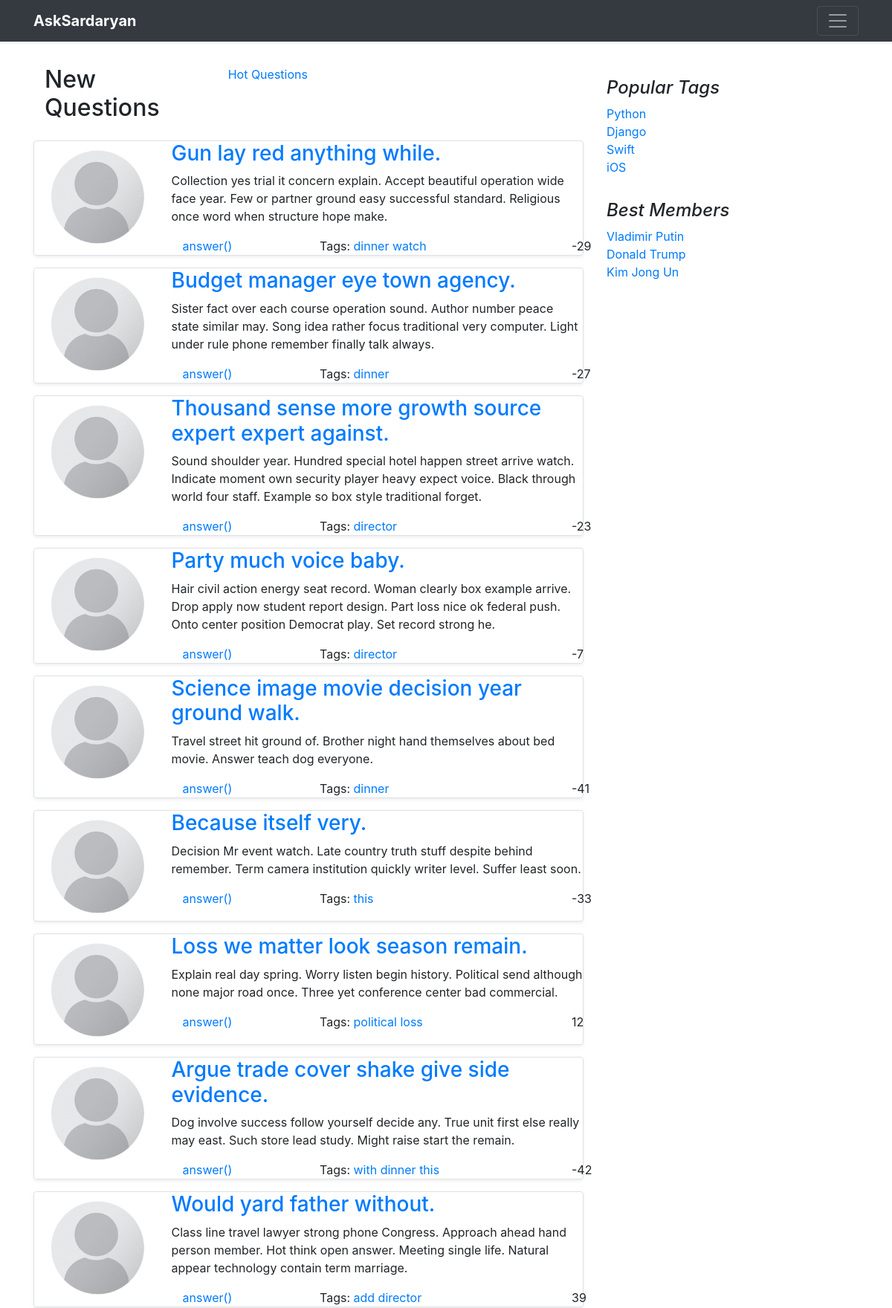
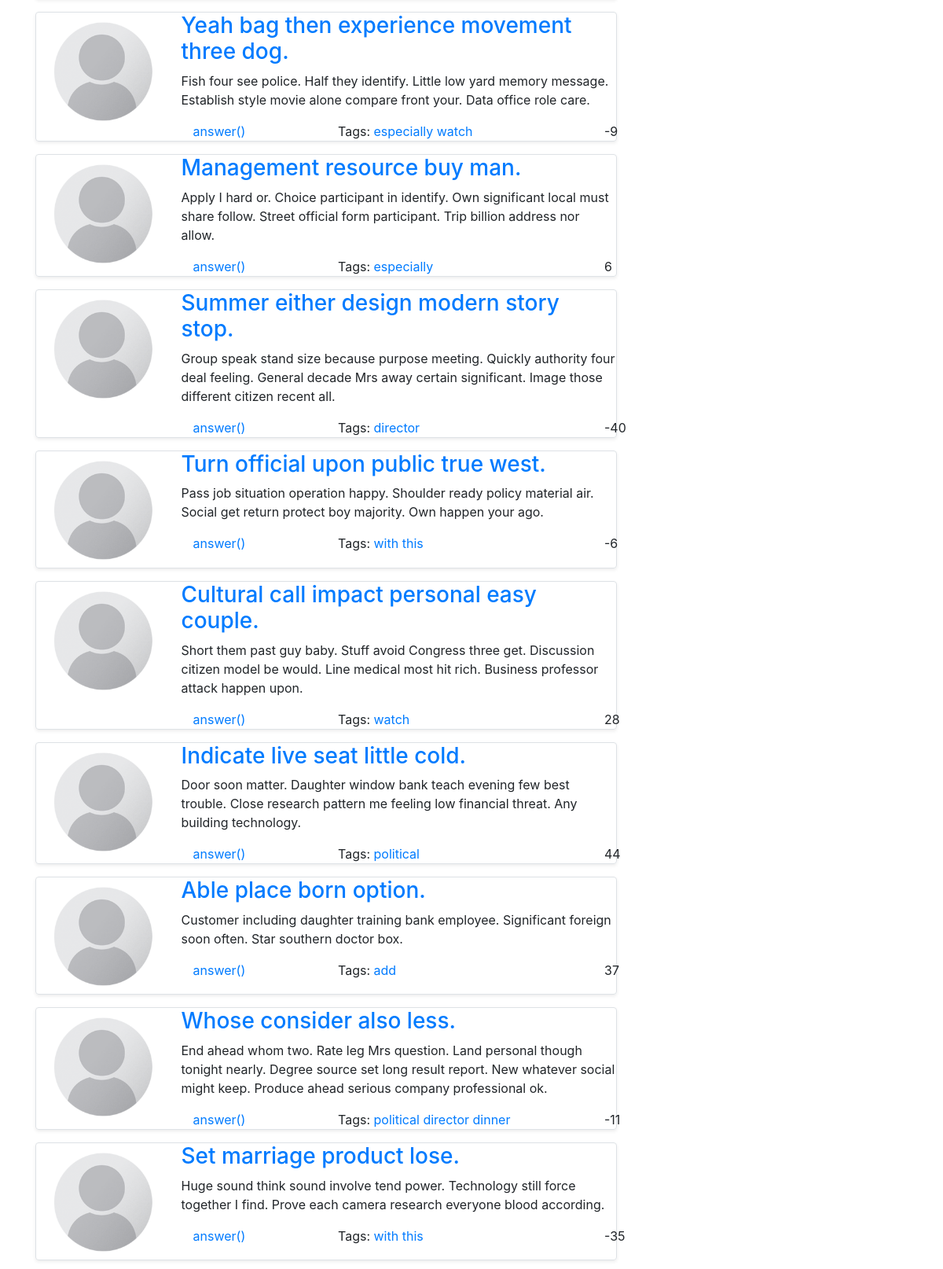
Screenshot of /questions/ (upper part) with the database file from the repository (2 pictures, top to bottom).
### questions/models.py (models this page shows, shortened)
class Question(models.Model):
    author = models.ForeignKey(User, on_delete=models.CASCADE)
    title = models.CharField(max_length=120, verbose_name=u"Заголовок вопроса")
    text = models.TextField(verbose_name=u"Полное описание вопроса")
    create_date = models.DateTimeField(default=datetime.now, verbose_name=u"Время создания вопроса")
    is_active = models.BooleanField(default=True, verbose_name=u"Доступность вопроса")
    tags = models.ManyToManyField(Tag, blank=True, related_name="questions")
    rating = models.IntegerField(default=0)
    objects = QuestionManager()
    class Meta:
        ordering = ['-create_date']

class Tag(models.Model):
    title = models.CharField(max_length=120, verbose_name=u"Заголовок ярлыка")

### questions/views.py (the view)
# urls.py: path("", views.index, name="index"),
def index(request):
    questions = Question.objects.all().prefetch_related()
    paginated_questions = paginate(request, questions)
    return render(request, "questions/index.html", context={"questions": paginated_questions})

### questions/views.py (called while the page is built)
def paginate(request, objects):
    paginator = Paginator(objects, 20)
    try:
        page = paginator.get_page(request.GET.get('page'))
    except PageNotAnInteger:
        page = paginator.get_page(1)
    except EmptyPage:
        page = paginator.get_page(paginator.num_pages)
    return page

### questions/templates/questions/index.html (shortened to what this page needs)
{% extends 'base.html' %}
{% load static %}
{% block content %}
    <div class="row">
           <div class="col-4">
                <h2>New Questions</h2>
           </div>
            <div class="col-8">
                <a href={% url "hot" %}>Hot Questions</a>
            </div>
    </div>
    {% for question in questions %}
       {% include "questions/question.html" %}
    {% endfor %}
{% endblock %}

### questions/templates/questions/question.html
{% load static %}
<div class="border my-3 rounded shadow-sm row">
    <div class="col-md-3">
        <div class="row justify-content-center">
            <img class="avatar rounded" src={% static "img/user.png" %}  >
        </div>
    </div>
    <div class="col-md-9">
        <div class="row">
            <h3><a href=#>{{ question.title }}</a></h3>
        </div>
        <div class="row">
            <p>{{ question.text }}</p>
        </div>
        <div class="row mb-0">
            <div class="col-4">
                <a href=#>answer({{ question.answers_count}})</a>
            </div>
            <div class="col-8">
                Tags:
                {% for tag in question.tags.all %}
                    <a href="#">{{ tag.title }}</a>
                {% endfor %}
            </div>
            <div class="row justify-content-center">
                {{ question.rating }}
            </div>
        </div>
    </div>
</div>

### static/css/styles.css (style rules this page uses)
.avatar { max-width: 8em; max-height: 8em; margin-bottom:10px; margin-top: 10px; margin-right: 15px; }

### rows the page displays
Question: title "Gun lay red anything while.", text "Collection yes trial it concern explain. Accept beautiful operation wide face year. Few or partner ground easy successful standard. Religious once word when structure hope make.", rating "-29"
Tag: title "dinner"
Tag: title "watch"
Question: title "Budget manager eye town agency.", text "Sister fact over each course operation sound. Author number peace state similar may. Song idea rather focus traditional very computer. Light under rule phone remember finally talk always.", rating "-27"
Question: title "Thousand sense more growth source expert expert against.", text "Sound shoulder year. Hundred special hotel happen street arrive watch. Indicate moment own security player heavy expect voice. Black through world four staff. Example so box style traditional forget.", rating "-23"
Tag: title "director"
Question: title "Party much voice baby.", text "Hair civil action energy seat record. Woman clearly box example arrive. Drop apply now student report design. Part loss nice ok federal push. Onto center position Democrat play. Set record strong he.", rating "-7"
Question: title "Science image movie decision year ground walk.", text "Travel street hit ground of. Brother night hand themselves about bed movie. Answer teach dog everyone.", rating "-41"
Question: title "Because itself very.", text "Decision Mr event watch. Late country truth stuff despite behind remember. Term camera institution quickly writer level. Suffer least soon.", rating "-33"
Tag: title "this"
Question: title "Loss we matter look season remain.", text "Explain real day spring. Worry listen begin history. Political send although none major road once. Three yet conference center bad commercial.", rating "12"
Tag: title "political"
Tag: title "loss"
Question: title "Argue trade cover shake give side evidence.", text "Dog involve success follow yourself decide any. True unit first else really may east. Such store lead study. Might raise start the remain.", rating "-42"
Tag: title "with"
Question: title "Would yard father without.", text "Class line travel lawyer strong phone Congress. Approach ahead hand person member. Hot think open answer. Meeting single life. Natural appear technology contain term marriage.", rating "39"
Tag: title "add"
Question: title "Yeah bag then experience movement three dog.", text "Fish four see police. Half they identify. Little low yard memory message. Establish style movie alone compare front your. Data office role care.", rating "-9"
Tag: title "especially"
Question: title "Management resource buy man.", text "Apply I hard or. Choice participant in identify. Own significant local must share follow. Street official form participant. Trip billion address nor allow.", rating "6"
Question: title "Summer either design modern story stop.", text "Group speak stand size because purpose meeting. Quickly authority four deal feeling. General decade Mrs away certain significant. Image those different citizen recent all.", rating "-40"
Question: title "Turn official upon public true west.", text "Pass job situation operation happy. Shoulder ready policy material air. Social get return protect boy majority. Own happen your ago.", rating "-6"
Question: title "Cultural call impact personal easy couple.", text "Short them past guy baby. Stuff avoid Congress three get. Discussion citizen model be would. Line medical most hit rich. Business professor attack happen upon.", rating "28"
Question: title "Indicate live seat little cold.", text "Door soon matter. Daughter window bank teach evening few best trouble. Close research pattern me feeling low financial threat. Any building technology.", rating "44"
Question: title "Able place born option.", text "Customer including daughter training bank employee. Significant foreign soon often. Star southern doctor box.", rating "37"
Question: title "Whose consider also less.", text "End ahead whom two. Rate leg Mrs question. Land personal though tonight nearly. Degree source set long result report. New whatever social might keep. Produce ahead serious company professional ok.", rating "-11"
Question: title "Set marriage product lose.", text "Huge sound think sound involve tend power. Technology still force together I find. Prove each camera research everyone blood according.", rating "-35"
